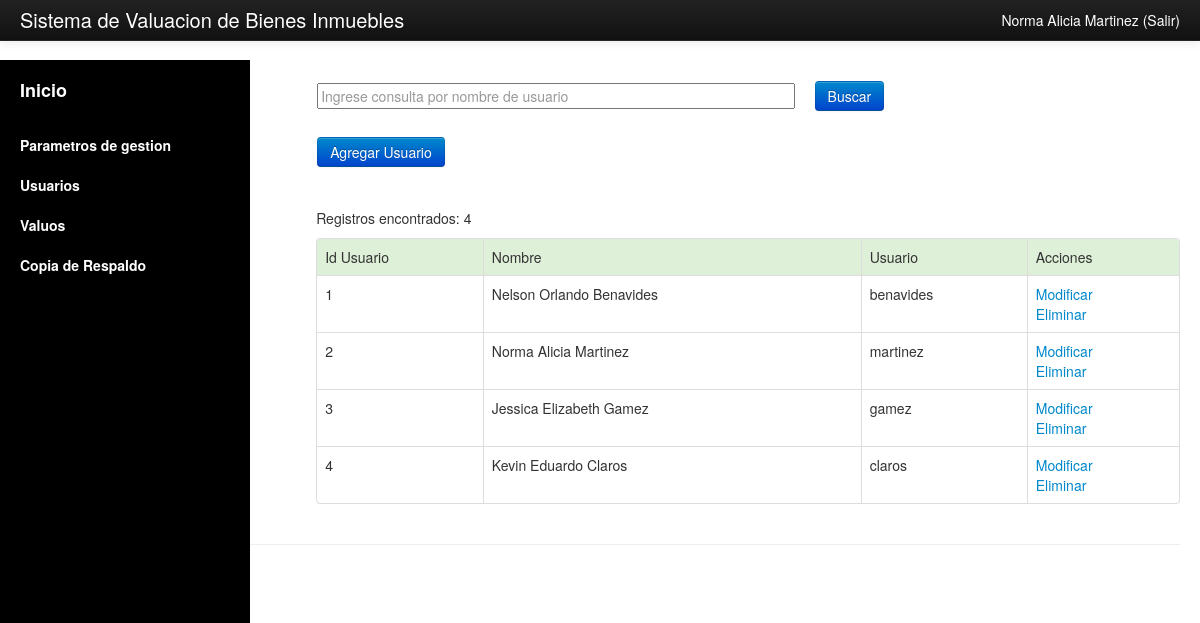
Screenshot of /admin/admin_user.php (signed in) with the database file from the repository.
### tables this page shows
CREATE TABLE `usuario` (
  `id` int(11) NOT NULL AUTO_INCREMENT,
  `nombre` varchar(200) NOT NULL,
  `usuario` varchar(200) NOT NULL,
  `password` varchar(50) NOT NULL,
  PRIMARY KEY (`id`)
);

### admin/admin_user.php (the view, shortened to what this page needs)
 <?php
require("header.php");
require("conexion.php");
?>
	    <div><br>
	    <form method="GET" id="formulario" >
	    	<table>
			    <tr>
			    	<td>
			    		<input id="q" name="q" class="form-control" placeholder="Ingrese consulta por nombre de usuario" style="width:470px" value="<?php if(isset($_GET["q"]))echo $_GET["q"];?>">
				    </td>
				    <td>
			    		<button type="submit" class="btn btn-primary " style="margin-left:25%;"> Buscar</button>
			    	</td>
				</tr>
				<tr>
					<td><a href="add_user.php" class="btn btn-primary" style="margin-top:5%;">Agregar Usuario</a></td>
				</tr>
			 </table></form>
			</div>
<?php
	if(isset($_GET["q"])){
	$q = $_GET["q"];
	$query = $conexion->query("SELECT * FROM usuario WHERE nombre LIKE '%$q%' OR usuario LIKE '%$q%'");}
	else
	{
	$query = $conexion->query("SELECT * FROM usuario");
	}
	if(!@$query->rowCount()){
		echo "<br><div>
		       <strong></strong><br>
		       No se produjeron resultados.
		      </div>";
	}else{
		$nrows = $query->rowCount();
		if (isset($_GET["info"])){
			if ($_GET["info"] == "add")
			    echo "<br><div>
			     <strong>Exito</strong><br>
			    Registro agregado.
			   </div>";
			if ($_GET["info"] == "modificar")
				echo "<br><div>
			      <strong>Exito</strong><br>
			    Registro Modificado.
			   </div>";
			}
			else{
		       echo "<br><div>
                           Registros encontrados:
                       <span>$nrows</span>
                       </div>";
	echo "<p></p>
         <div>
		<table class=\"table table-bordered table-hover\">
			<tr class=\"success\">
			<td>Id Usuario</td>
			<td>Nombre</td>
			<td>Usuario</td>
			<td>Acciones</td>
		</tr>";
		while($data = $query->fetch()){
			echo "<tr>
				<td>$data[0]</td>
				<td>$data[1]</td>
				<td>$data[2]</td>
				<td><a href='mod_user.php?id=$data[0]'>Modificar</a><br>
				<a onclick=\"javascript:if(window.confirm('¿Desea eliminar este usuario'))
				{location.replace('admin_user.php?action=elimin&id=$data[0]');}\">Eliminar</a>
				</td>
				</tr>
				";
			}
			echo "</table>";
		}
	}
echo"</div>";
require("footer.php");
?>

### admin/header.php (style rules this page uses)
body { padding-top: 60px; padding-bottom: 40px; }

### rows the page displays
usuario: id "1", nombre "Nelson Orlando Benavides", usuario "benavides"
usuario: id "2", nombre "Norma Alicia Martinez", usuario "martinez"
usuario: id "3", nombre "Jessica Elizabeth Gamez", usuario "gamez"
usuario: id "4", nombre "Kevin Eduardo Claros", usuario "claros"

### other values shown
$_SESSION["user"] "Norma Alicia Martinez"
$nrows "4"
